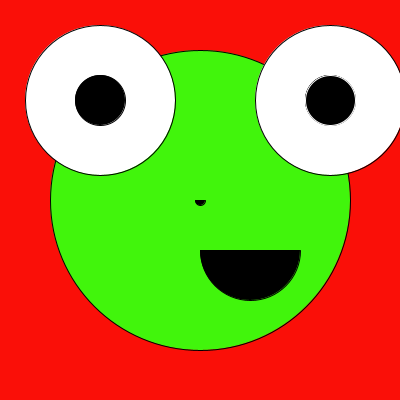
Frame 1 (no input)
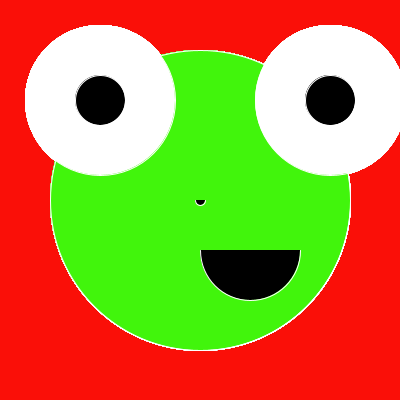
Frame 60 (the mouse pressed at the canvas centre just before this capture)
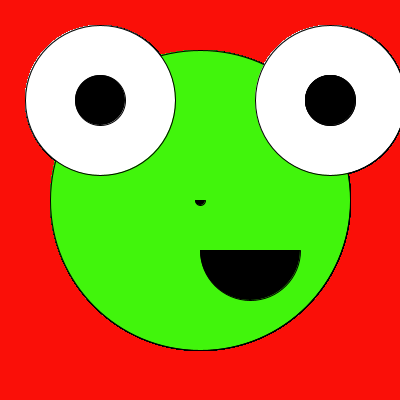
Frame 120 (the mouse held since frame 60 and released just before this capture)

The Processing sketch that drew these frames (run headless with seeded random() and noise(); from frame 60 on, the mouse is pressed at the canvas centre):

// Processing sketch: processing_89586
// ── processing_89586.pde

void setup() {
  size(400,400);
  background (250,15,8);
  
}
 void draw() {
 
   
   ellipse(100,100,50,50);
   fill(65,245,12); // green
   ellipse(200,200,300,300); // head
   fill(255);
   ellipse(100,100, 150,150); //right eye 
   fill(0);
   ellipse(100,100,50,50); //right black pupil
   fill(255);
   ellipse(330,100,150,150);// left eye
   fill(0);
   ellipse(330,100,50,50); // left black pupil
   arc(200, 200, 10, 10,0, PI);// nose
   arc (250,250, 100,100,0,PI); // mouth
  
   if (mousePressed) {
    stroke(0);
  } else {
    stroke(255); 
  }
  ellipse(330,100,50,50);

 }
